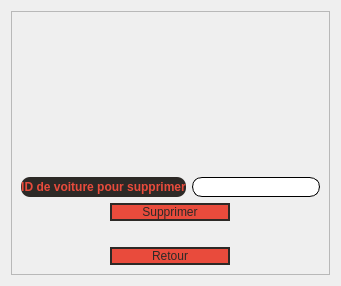
      <widget class="QWidget" name="delcontractmenu">
       <layout class="QVBoxLayout" name="verticalLayout_31">
        <item alignment="Qt::AlignHCenter">
         <widget class="QFrame" name="frame18">
          <property name="sizePolicy">
           <sizepolicy hsizetype="Maximum" vsizetype="Maximum">
            <horstretch>0</horstretch>
            <verstretch>0</verstretch>
           </sizepolicy>
          </property>
          <property name="minimumSize">
           <size>
            <width>300</width>
            <height>180</height>
           </size>
          </property>
          <property name="frameShape">
           <enum>QFrame::StyledPanel</enum>
          </property>
          <property name="frameShadow">
           <enum>QFrame::Raised</enum>
          </property>
          <layout class="QVBoxLayout" name="verticalLayout_30">
           <item>
            <widget class="QLabel" name="list_2">
             <property name="minimumSize">
              <size>
               <width>0</width>
               <height>150</height>
              </size>
             </property>
             <property name="styleSheet">
              <string notr="true">
font: 10pt &quot;Segoe UI&quot;;
padding-left: 5px;
padding-right: 5px;

</string>
             </property>
             <property name="text">
              <string/>
             </property>
            </widget>
           </item>
           <item>
            <layout class="QFormLayout" name="formLayout_12">
             <item row="0" column="0">
              <widget class="QLabel" name="label_43">
               <property name="sizePolicy">
                <sizepolicy hsizetype="Maximum" vsizetype="Preferred">
                 <horstretch>0</horstretch>
                 <verstretch>0</verstretch>
                </sizepolicy>
               </property>
               <property name="minimumSize">
                <size>
                 <width>150</width>
                 <height>0</height>
                </size>
               </property>
               <property name="styleSheet">
                <string notr="true">background-color: rgb(45, 41, 38);
color:rgb(233, 75, 60);
font: 8pt &quot;Segoe UI&quot;,;
font-weight:bold;
border-radius:9px;</string>
               </property>
               <property name="text">
                <string>ID de voiture pour supprimer</string>
               </property>
               <property name="alignment">
                <set>Qt::AlignCenter</set>
               </property>
              </widget>
             </item>
             <item row="0" column="1">
              <widget class="QLineEdit" name="idvoitcontrat">
               <property name="sizePolicy">
                <sizepolicy hsizetype="Preferred" vsizetype="Maximum">
                 <horstretch>0</horstretch>
                 <verstretch>0</verstretch>
                </sizepolicy>
               </property>
               <property name="minimumSize">
                <size>
                 <width>0</width>
                 <height>20</height>
                </size>
               </property>
               <property name="styleSheet">
                <string notr="true">QLineEdit{
    border-style:solid;
	border-width:1px;
    border-radius:10px;
	padding-right:10px;
	padding-left:10px;
    font: &quot;Segoe UI&quot;;
}
QLineEdit:hover{
	border-style:solid;
	border-color:rgb(252, 249, 81);
}
</string>
               </property>
              </widget>
             </item>
            </layout>
           </item>
           <item alignment="Qt::AlignHCenter">
            <widget class="QPushButton" name="delcontrat">
             <property name="sizePolicy">
              <sizepolicy hsizetype="Maximum" vsizetype="Maximum">
               <horstretch>0</horstretch>
               <verstretch>0</verstretch>
              </sizepolicy>
             </property>
             <property name="minimumSize">
              <size>
               <width>120</width>
               <height>0</height>
              </size>
             </property>
             <property name="styleSheet">
              <string notr="true">QPushButton {
    color:rgb(45, 41, 38);
    background-color:rgb(233, 75, 60);
    border-style:solid;
    border-width:2px;
    border-color:rgb(45, 41, 38);
    border-radius:10px;
    font: 10pt &quot;Segoe UI&quot;;
}
QPushButton:hover {
	background-color: rgb(45, 41, 38);
	color:rgb(233, 75, 60);
	border-color:rgb(233, 75, 60);
}
QPushButton:pressed {
    background-color:rgb(252, 249, 81);
    color:rgb(45, 41, 38);
    border-style:solid;
	border-color:rgba(255, 255, 255, 0);
}</string>
             </property>
             <property name="text">
              <string>Supprimer</string>
             </property>
            </widget>
           </item>
           <item>
            <widget class="QLabel" name="delmsg_2">
             <property name="styleSheet">
              <string notr="true"/>
             </property>
             <property name="text">
              <string/>
             </property>
             <property name="alignment">
              <set>Qt::AlignCenter</set>
             </property>
            </widget>
           </item>
           <item alignment="Qt::AlignHCenter">
            <widget class="QPushButton" name="return_12">
             <property name="minimumSize">
              <size>
               <width>120</width>
               <height>0</height>
              </size>
             </property>
             <property name="styleSheet">
              <string notr="true">QPushButton {
    color:rgb(45, 41, 38);
    background-color:rgb(233, 75, 60);
    border-style:solid;
    border-width:2px;
    border-color:rgb(45, 41, 38);
    border-radius:10px;
    font: 10pt &quot;Segoe UI&quot;;
}
QPushButton:hover {
	background-color: rgb(45, 41, 38);
	color:rgb(233, 75, 60);
	border-color:rgb(233, 75, 60);
}
QPushButton:pressed {
    background-color:rgb(252, 249, 81);
    color:rgb(45, 41, 38);
    border-style:solid;
	border-color:rgba(255, 255, 255, 0);
}</string>
             </property>
             <property name="text">
              <string>Retour</string>
             </property>
            </widget>
           </item>
          </layout>
         </widget>
        </item>
       </layout>
      </widget>
